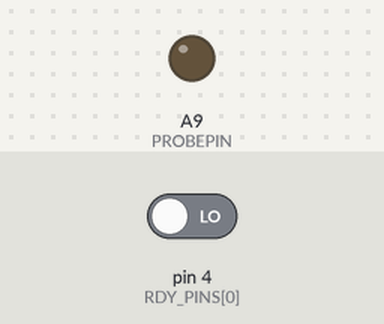
The program below on a simulated Teensy 4. On the bench: output pins drawn as LEDs (lit = HIGH). Inputs (shaded band) come from the test bench; at power-on: pin 4 (RDY_PINS[0]) LOW. Pins used as bus, display or sensor lines are not drawn; what the program prints to the serial monitor is not drawn.

Above: at 7.6 s.
7.7 s: pin 4 (RDY_PINS[0]) driven HIGH
At 8.9 s:
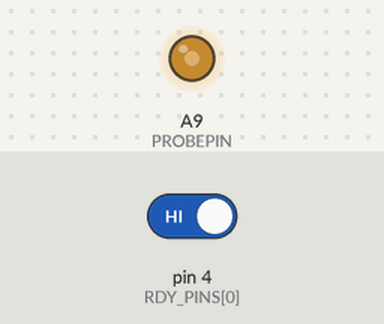
9.2 s: pin 4 (RDY_PINS[0]) driven LOW
At 10.4 s:
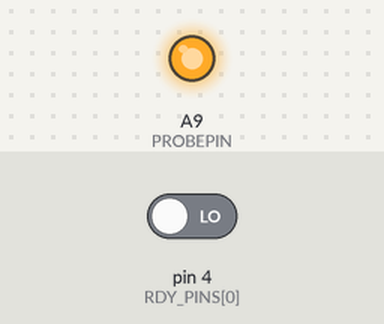
10.7 s: pin 4 (RDY_PINS[0]) driven HIGH
At 11.3 s:
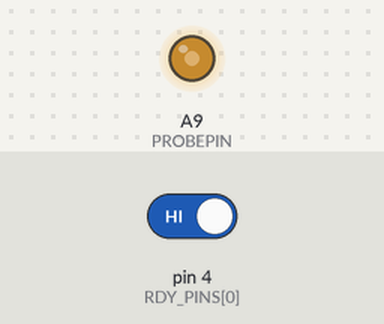
Timing chart, 0 to 13.7 s (numbered marks = the images above; inputs shaded):
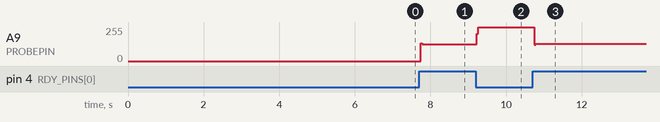

The program:

main.cpp
```cpp
#include <Arduino.h>
#include <SPI.h>

// constant values-> ALL_CAPS_USCORE_ABBRV
// variables -> lowercase_underscore
// functions -> camelCase() OR lowercase_underscore()
// objects -> Capitalized

//SPI1 pins for Teensy 3.6
// #define SPI1_MISO 1
// #define SPI1_MOSI 0
// #define SPI1_SCK 32

#define MAG_SENSOR_NUM 1  // quantity of sensors
#define PROBEPIN 23      // For timing or debugging only
#define SPISPEED 10000000 // Arduino Mega
#define LOOP_FREQUENCY 1000
#define LIS3MDL_FROM_FS_4G_TO_G (float)(6842.0)
#define LIS3MDL_FROM_FS_8G_TO_G (float)(3421.0)
#define LIS3MDL_FROM_FS_12G_TO_G (float)(2281.0)
#define LIS3MDL_FROM_FS_16G_TO_G (float)(1711.0)

// This is for Vani's Teensy 3.6
// static const uint8_t CS_PINS[MAG_SENSOR_NUM] = {28};  //, 27}; // chip select
// static const uint8_t RDY_PINS[MAG_SENSOR_NUM] = {33}; //, 34};
static const uint8_t DISP_PIN = 39;                   // reading laser disp sensor A20

//// This is for STissue Teensy 4.0
static const uint8_t CS_PINS[MAG_SENSOR_NUM] = {21};//,21};//{23, 22, 21, 20, 19, 18, 17, 16, 25, 11};// chip select
static const uint8_t RDY_PINS[MAG_SENSOR_NUM] = {4};//,3};//{0, 2 , 3, 4, 5, 6, 7, 8, 10, 12};// Data ready

byte Chip_ID;

uint8_t data_reg[6] = {0};
int data16bit[3] = {0};
float magnetic_mG[3][MAG_SENSOR_NUM] = {};
unsigned long loop_timing = 0;
unsigned long loop_control_period;
//float displacement_laser = 0;

int upper_range = 100;
int lower_range = 0;

int mytime = 0;

float avg_chip_mG[3][MAG_SENSOR_NUM] = {};

void toggle_CS_PINS(bool low_high); //declare the function before it's used

void setup()
{
    Serial.begin(115200);
    delay(3000);
    loop_control_period = round(1000000 * (1.0 / LOOP_FREQUENCY)); //This is for loop control If you use micros() for timing, change 1000 to 1000000
    pinMode(DISP_PIN, INPUT);
    for (int i = 0; i < MAG_SENSOR_NUM; i++)
    {
        pinMode(CS_PINS[i], OUTPUT);
        digitalWriteFast(CS_PINS[i], HIGH);
        pinMode(RDY_PINS[i], INPUT);
    }

    pinMode(PROBEPIN, OUTPUT);
    digitalWriteFast(PROBEPIN, LOW);
    // pinMode(SPI1_SCK, OUTPUT);
    // pinMode(SPI1_MOSI, OUTPUT);
    // pinMode(SPI1_MISO, INPUT);

    // SPI1.setSCK(SPI1_SCK);
    // SPI1.setMOSI(SPI1_MOSI);
    // SPI1.setMISO(SPI1_MISO);
    SPI1.begin(); //start the spi-bus
    delay(100);

    SPI1.beginTransaction(SPISettings(SPISPEED, MSBFIRST, SPI_MODE0)); // start SPI
    delay(1000);

    for (int i = 0; i < MAG_SENSOR_NUM; i++)
    {
        digitalWriteFast(CS_PINS[i], LOW);
        SPI1.transfer(0x0F | 0xC0);    // 0b10001111: 0x80 represents write mode, 0x21 represents Register: Control 2
        Chip_ID = SPI1.transfer(0x00); // b00000000
        digitalWriteFast(CS_PINS[i], HIGH);
        delayMicroseconds(100);
        if (Chip_ID == 61)
        {
            Serial.print("Identity of LIS3MDL# ");
            Serial.print(i + 1);
            Serial.println(" checked!");
        }
        Chip_ID = 0;
    }
    /******************************************************************************************************************
    Register: Control 2
    Address: 0x21
    BIT 7  |  BIT 6  |  BIT 5  |   BIT 4  |  BIT 3   |   BIT 2   |  BIT 1 |   BIT 0
      0    |  FS1    |   FS0   |     0    |  REBOOT  |  SOFT_RST |   0    |     0
    + FS0 & FS0: (Control the full scale)
        FS1   FS0     Full- Scale [G]    LSB/G
         0     0        +-4              6842
         0     1        +-8              3421
         1     0        +-12             2281
         1     1        +-16             1711
  **********************************************************************************************************************/
    toggle_CS_PINS(LOW);       // RESET
    SPI1.transfer(0x21 | 0x40); // 0b01100001: 0x00 represents write mode, 0x21 represents Register: Control 2
    SPI1.transfer(0x08);        // b00001000
    toggle_CS_PINS(HIGH);
    delay(10);

    toggle_CS_PINS(LOW);       // Set FS = 16
    SPI1.transfer(0x21 | 0x40); // 0b01100001: 0x00 represents write mode, 0x21 represents Register: Control 2
    SPI1.transfer(0x60);        //
    toggle_CS_PINS(HIGH);
    delayMicroseconds(100);

    /******************************************************************************************************************
    Register: Control 1
    Address: 0x20
    BIT 7    |  BIT 6  |  BIT 5  |   BIT 4  |  BIT 3   |   BIT 2   |     BIT 1    |   BIT 0
    TEMP_EN   |  OM1    |   OM0   |    DO2   |   DO1    |    DO0    |   FAST_ODR   |    ST
  **********************************************************************************************************************/
    toggle_CS_PINS(LOW);
    SPI1.transfer(0x20 | 0x40); // 0b00100000: 0x00 represents write mode, 0x20 represents Register: Control 1
    SPI1.transfer(0x02);        // b00000010
    toggle_CS_PINS(HIGH);
    delayMicroseconds(100);

    /******************************************************************************************************************
    Register: Control 4
    Address: 0x23
    BIT 7    |  BIT 6  |  BIT 5  |   BIT 4  |  BIT 3   |   BIT 2   |     BIT 1    |   BIT 0
      0      |    0    |    0    |     0    |   OMZ1   |    OMZ0   |      BLE     |    0
  **********************************************************************************************************************/
    toggle_CS_PINS(LOW);
    SPI1.transfer(0x23 | 0x40); // 0b00100011 : 0x00 represents write mode, 0x23 represents Register: Control 4
    SPI1.transfer(0x00);        // b00000000 - low power, 5.3 mgauss RMS noise, start up time 1.2ms, TON duration 0.9ms
    toggle_CS_PINS(HIGH);
    delayMicroseconds(100);

    /******************************************************************************************************************
    Register: Control 3
    Address: 0x22
    BIT 7    |  BIT 6  |  BIT 5  |   BIT 4  |  BIT 3   |   BIT 2   |     BIT 1    |   BIT 0
      0      |    0    |    LP   |     0    |    0     |    SIM    |      MD1     |    MD0
  **********************************************************************************************************************/
    toggle_CS_PINS(LOW);
    SPI1.transfer(0x22 | 0x40); // 0b00100010: 0x00 represents write mode, 0x22 represents Register: Control 3
    SPI1.transfer(0x00);        // b00000000 - continuous measurement mode
    toggle_CS_PINS(HIGH);
    delayMicroseconds(100);

    /******************************************************************************************************************
    Register: Control 5
    Address: 0x24
      BIT 7    |  BIT 6  |  BIT 5  |   BIT 4  |  BIT 3   |   BIT 2   |     BIT 1    |   BIT 0
    FAST_READ   |   BDU   |    0    |     0    |   0      |     0     |      0       |    0
  **********************************************************************************************************************/
    toggle_CS_PINS(LOW);
    SPI1.transfer(0x24 | 0x40); // 0b00100100: 0x00 represents write mode, 0x24 represents Register: Control 5
    SPI1.transfer(0x00);        // b00000000
    toggle_CS_PINS(HIGH);
    delay(100);

    Serial.println("Initialization complete");
    delay(100);

    //    Ending the SPI transaction
    SPI1.endTransaction();

    while (!Serial && (millis() <= 5000))
        ; // WAIT UP TO 5000 MILLISECONDS FOR SERIAL OUTPUT CONSOLE
    Serial.println("configured, starting");
    Serial.println("");
    delay(100);
    // Serial.println("Time(millis) Disp(mm) X-axis     Y-axis      Z-axis");
    // Serial.println("Time(millis)     X-axis     Y-axis      Z-axis");

    delay(2000);
    SPI1.beginTransaction(SPISettings(SPISPEED, MSBFIRST, SPI_MODE0)); // start SPI

    //  //find the baseline readings before starting the code
    //  for (int chip_iterator = 0; chip_iterator < MAG_SENSOR_NUM; chip_iterator++) {
    //    calibration(chip_iterator);
    //    for (int j = 0; j <= 2; j++) {
    //      Serial.print(avg_chip_mG[j][chip_iterator]);
    //      Serial.print(" ");
    //    }
    //  }

    // Serial.println("Calibration Over!");
}

void loop()
{
    // float displacement_laser = analogRead(DISP_PIN);
    // displacement_laser = map(displacement_laser,10,1023,0,3.3); //in mm

    if (digitalRead(RDY_PINS[0]) == HIGH){// && digitalRead(RDY_PINS[1]) == HIGH){
    // if (digitalRead(RDY_PINS[0]) == HIGH && digitalRead(RDY_PINS[1]) == HIGH && digitalRead(RDY_PINS[2]) == HIGH && digitalRead(RDY_PINS[3]) == HIGH && digitalRead(RDY_PINS[4]) == HIGH && digitalRead(RDY_PINS[5]) == HIGH && digitalRead(RDY_PINS[6]) == HIGH && digitalRead(RDY_PINS[7]) == HIGH && digitalRead(RDY_PINS[8]) == HIGH && digitalRead(RDY_PINS[9]) == HIGH) {
        for (int chip_iterator = 0; chip_iterator < MAG_SENSOR_NUM; chip_iterator++)
        {
            digitalWriteFast(CS_PINS[chip_iterator], LOW);
            SPI1.transfer(0xC0 | 0x28);     //10101000: 0x80 represents read mode, 0x28 represents OUT_X_L register
            data_reg[0] = SPI1.transfer(0); //OUT_X_L register
            data_reg[1] = SPI1.transfer(0); //OUT_X_H register
            data_reg[2] = SPI1.transfer(0); //OUT_Y_L register
            data_reg[3] = SPI1.transfer(0); //OUT_Y_H register
            data_reg[4] = SPI1.transfer(0); //OUT_Z_L register
            data_reg[5] = SPI1.transfer(0); //OUT_Z_H register
            digitalWrite(CS_PINS[chip_iterator], HIGH);

            /* Get 18bits data, raw data unit is "count or LSB" */
            data16bit[0] = (int)(data_reg[1] << 8 | data_reg[0]);
            data16bit[1] = (int)(data_reg[3] << 8 | data_reg[2]);
            data16bit[2] = (int)(data_reg[5] << 8 | data_reg[4]);

            magnetic_mG[0][chip_iterator] = (1000 / LIS3MDL_FROM_FS_16G_TO_G) * (data16bit[0]); //- avg_chip_mG[0][chip_iterator];
            magnetic_mG[1][chip_iterator] = (1000 / LIS3MDL_FROM_FS_16G_TO_G) * (data16bit[1]); //- avg_chip_mG[1][chip_iterator];
            magnetic_mG[2][chip_iterator] = (1000 / LIS3MDL_FROM_FS_16G_TO_G) * (data16bit[2]); //- avg_chip_mG[2][chip_iterator];

            for (int j = 0; j <= 2; j++)
            { //unwrapping of mag data >> check if the baseline changes when this is commented out
                if (magnetic_mG[j][chip_iterator] > 19150)
                {
                    magnetic_mG[j][chip_iterator] -= 38300;
                }
            }

            // Serial.print(millis());
            // Serial.print(" ");
            // Serial.print(displacement_laser);
            // Serial.print(" ");
            for (int j = 0; j <= 2; j++)
            {
                Serial.print(magnetic_mG[j][chip_iterator]);
                Serial.print(" ");
            }
        }

        Serial.println(" ");
        digitalWriteFast(PROBEPIN, !digitalRead(PROBEPIN));
        while (micros() < (loop_timing + loop_control_period))
        {
            //wait...
        }
        loop_timing = micros();
    }
}

void toggle_CS_PINS(bool low_high)
{
    // 10 sensors max per sensor MCU
    digitalWriteFast(CS_PINS[0], low_high);
    digitalWriteFast(CS_PINS[1], low_high);
    digitalWriteFast(CS_PINS[2], low_high);
    digitalWriteFast(CS_PINS[3], low_high);
    digitalWriteFast(CS_PINS[4], low_high);
    digitalWriteFast(CS_PINS[5], low_high);
    digitalWriteFast(CS_PINS[6], low_high);
    digitalWriteFast(CS_PINS[7], low_high);
    digitalWriteFast(CS_PINS[8], low_high);
    digitalWriteFast(CS_PINS[9], low_high);
}
```

functions.cpp
```cpp
// void toggle_CS_pins(bool LOW_HIGH) {
//   digitalWriteFast(cs_pins[0], LOW_HIGH);
//   digitalWriteFast(cs_pins[1], LOW_HIGH);
//   digitalWriteFast(cs_pins[2], LOW_HIGH);
//   digitalWriteFast(cs_pins[3], LOW_HIGH);
//   digitalWriteFast(cs_pins[4], LOW_HIGH);
// }

// // void calibration(int chip_iterator){
// //  int cal_count = 1000;
// //  float avg_cal[3] = {};
// //  for (int ii = 0; ii <= cal_count; ii++) {
// //    if (digitalRead(RDY_pins[0]) == HIGH) { //&& digitalRead(RDY_pins[1]) == HIGH && digitalRead(RDY_pins[2]) == HIGH) {
// //      digitalWriteFast(cs_pins[chip_iterator], LOW);
// //      SPI.transfer(0xC0 | 0x28); //10101000: 0x80 represents read mode, 0x28 represents OUT_X_L register
// //      data_reg[0] = SPI.transfer(0); //OUT_X_L register
// //      data_reg[1] = SPI.transfer(0); //OUT_X_H register
// //      data_reg[2] = SPI.transfer(0); //OUT_Y_L register
// //      data_reg[3] = SPI.transfer(0); //OUT_Y_H register
// //      data_reg[4] = SPI.transfer(0); //OUT_Z_L register
// //      data_reg[5] = SPI.transfer(0); //OUT_Z_H register
// //      digitalWrite(cs_pins[chip_iterator], HIGH);

// //      /* Get 18bits data, raw data unit is "count or LSB" */
// //      data16bit[0] = (int)(data_reg[1] << 8 | data_reg[0]);
// //      data16bit[1] = (int)(data_reg[3] << 8 | data_reg[2]);
// //      data16bit[2] = (int)(data_reg[5] << 8 | data_reg[4]);
// // //      for (int ii = 0; ii <= cal_count; ii++){
// //        avg_cal[0] = avg_cal[0] + (data16bit[0]);
// //        avg_cal[1] = avg_cal[1] + (data16bit[1]);
// //        avg_cal[2] = avg_cal[2] + (data16bit[2]);
// // //      }
// //     /* Find the baseline average for the sensor */
// //   }
// //  }
// //     avg_chip_mG[0][chip_iterator] = (1000 / LIS3MDL_FROM_FS_16G_TO_G)*(avg_cal[0]/cal_count);
// //     avg_chip_mG[1][chip_iterator] = (1000 / LIS3MDL_FROM_FS_16G_TO_G)*(avg_cal[1]/cal_count);
// //     avg_chip_mG[2][chip_iterator] = (1000 / LIS3MDL_FROM_FS_16G_TO_G)*(avg_cal[2]/cal_count);
// // }
```

Measured:
- after the input at 7.7 s, A9 (PROBEPIN): 0/255 → 126/255 at once
- after the input at 9.2 s, A9 (PROBEPIN): 126/255 → 255/255 at once
- after the input at 10.7 s, A9 (PROBEPIN): 255/255 → 129/255 at once
